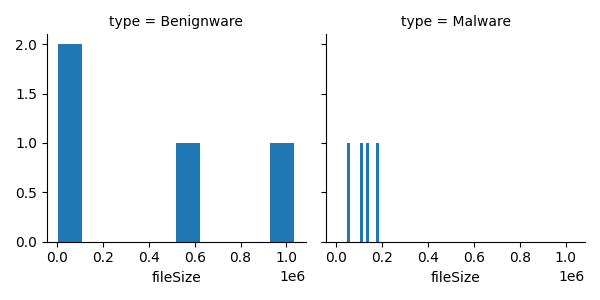

Write the Python code that produced this figure.
import dateutil
import pandas
import pefile
from matplotlib import pyplot
import seaborn as sns
pyplot.rcParams["figure.figsize"] = (10, 6)

datas=pandas.read_csv("benmal_secVSfile.csv")
# datas=datas[datas.type.isin(['ben','mal'])]
# datas["times"]=pandas.to_numeric(datas["times"])
print(datas)
pic=sns.FacetGrid(data=datas,col='type')
pic.map(pyplot.hist,'fileSize')
# pyplot.legend(framealpha=1, markerscale=3.0)
# pyplot.xlabel("Name")
# pyplot.ylabel("Number of detections")
# pyplot.ylim([-1, 5])
pyplot.show()
# pyplot.savefig('peSecFile.png')
# malware = pandas.read_csv("malware_data.csv")
# malware = malware[malware.positives>45][malware.type.isin(['worm','trojan'])]
# seaborn.countplot(x='positives', hue='type', data=malware)
# pyplot.show(
